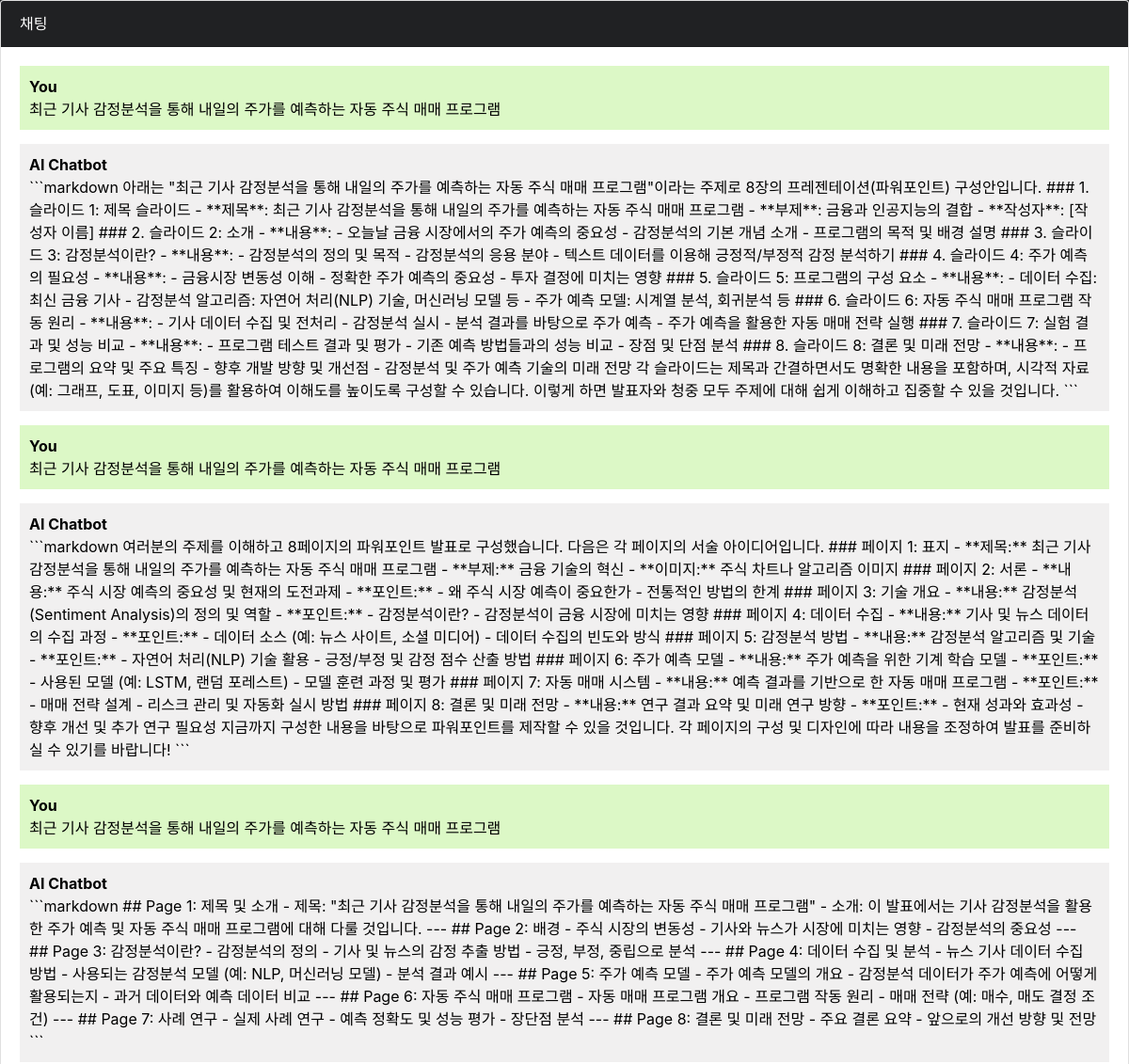
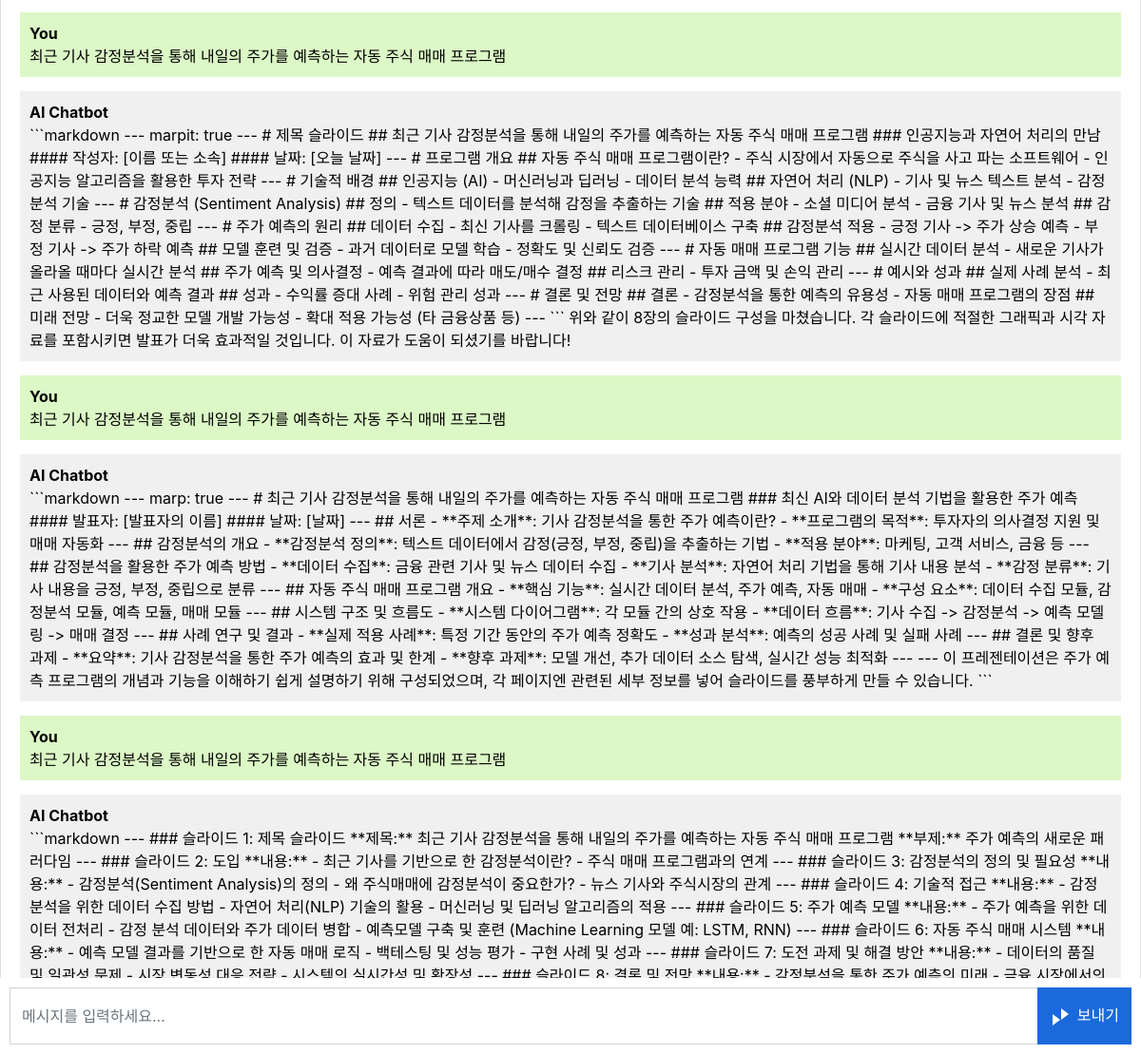
The page / on the database its author committed (2 pictures, top to bottom).
### chatai/models.py (models this page shows, shortened)
class Chat(models.Model):
    message = models.TextField()
    response = models.TextField()

### chatai/views.py (the view)
# urls.py: path('', views.chatai, name='chatbot'),
def chatai(request):
    chats = Chat.objects.all()
    if request.method == 'POST':
        message = request.POST.get('message')
        response = chat_openai(message)
        chat = Chat(message=message, response=response)
        chat.save()
        return JsonResponse({'message': message, 'response':response})
    return render(request, 'chatbot.html', {'chats': chats})

### templates/chatbot.html (shortened to what this page needs)
{% extends 'base.html' %}
{% block content %}
<div class="chat-container">
  <div class="card flex-grow-1" style="background-color: #ffffff;">
    <div class="card-header">채팅</div>
    <div class="card-body messages-box">
      <ul class="list-unstyled messages-list">
        {% for chat in chats %}
            <li class="message sent">
              <div class="message-text">
                <div class="message-sender">
                  <b>You</b>
                </div>
                <div class="message-content">
                  {{chat.message}}
                </div>
              </div>
            </li>
            <li class="message received">
              <div class="message-text">
                <div class="message-sender">
                  <b>AI Chatbot</b>
                </div>
                <div class="message-content">
                  {{ chat.response|safe }}
                </div>
              </div>
            </li>
        {% endfor %}
      </ul>
    </div>
  </div>
  <form class="message-form">
    <div class="input-group">
      <input type="text" class="form-control message-input" placeholder="메시지를 입력하세요...">
      <div class="input-group-append">
        <button type="submit" class="btn btn-primary btn-send">
          <svg xmlns="http://www.w3.org/2000/svg" width="24" height="24" viewBox="0 0 24 24">
            <path fill="#ffffff" d="M3 3v18l8-6-8-6zm9 12l8-6-8-6v12z"/>
          </svg>
          보내기
        </button>
      </div>
    </div>
  </form>
</div>
{% endblock %}

### templates/base.html (shortened to what this page needs)
<!DOCTYPE html>
<html lang="ko">
<head>
  <link rel="stylesheet" href="https://stackpath.bootstrapcdn.com/bootstrap/4.3.1/css/bootstrap.min.css">
</head>
<body style="background-color: #f1f1f1;">
  {% block content %}{% endblock %}
</body>
</html>

### templates/chatbot.html (style rules this page uses)
body, html { height: 100%; }
.chat-container { height: 100%; display: flex; flex-direction: column; background-color: #202123; color: #ffffff; }
.messages-box { flex: 1; overflow-y: auto; }
.message { margin-bottom: 15px; list-style: none; }
.message-text { padding: 10px; border-radius: 5px; color: #000000; }
.sent { background-color: #dcf8c6; align-self: flex-end; }
.received { background-color: #f1f0f0; align-self: flex-start; }
.message-form { display: flex; position: fixed; bottom: 0; left: 0; right: 0; padding: 10px; background-color: #ffffff; height: 80px; }
.message-input { flex: 1; border-radius: 0; border-right: none; height: 100%; }
.btn-send { border-radius: 0; background-color: #1a6adb; border-color: #1a6adb; color: #ffffff; }
.card-header { background-color: #202123; color: #ffffff; }

### rows shown on the page
Chat: message "최근 기사 감정분석을 통해 내일의 주가를 예측하는 자동 주식 매매 프로그램", response "```markdown 아래는 \"최근 기사 감정분석을 통해 내일의 주가를 예측하는 자동 주식 매매 프로그램\"이라는 주제로 8장의 프레젠테이션(파워포인트) 구성안입니다. ### 1. 슬라이드 1: 제목 슬라이드 - **제목**: 최근 기사 감정분석을 통해 내일의 주가를 예측하는 자동 주식 매매 프로그램 - **부제**: 금융과 인공지능의 결합 - **작성자**: [작성자 이름] ### 2. 슬라이드 2: 소개 - **내용**: - 오늘날 금융 시장에서의 주가 예측의 중요성 - 감정분석의 기본 개념 소개 - 프로그램의 목적 및 배경 설명 ### 3. 슬라이드 3: 감정분석이란? - **내용**: - 감정분석의 정의 및 목적 - 감정분석의 응용 분야 - 텍스트 데이터를 이용해 긍정적/부정적 감정 분석하기 ### 4. 슬라이드 4: 주가 예측의 필요성 - **내용**: - 금융시장 변동성 이해 - 정확한 주가 예측의 중요성 - 투자 결정에 미치는 영향 ### 5. 슬라이드 5: 프로그램의 구성 요소 - **내용**: - 데이터 수집: 최신 금융 기사 - 감정분석 알고리즘: 자연어 처리(NLP) 기술, 머신러닝 모델 등 - 주가 예측 모델: 시계열 분석, 회귀분석 등 ### 6. 슬라이드 6: 자동 주식 매매 프로그램 작동 원리 - **내용**: - 기사 데이터 수집 및 전처리 - 감정분석 실시 - 분석 결과를 바탕으로 주가 예측 - 주가…"
Chat: message "최근 기사 감정분석을 통해 내일의 주가를 예측하는 자동 주식 매매 프로그램", response "```markdown 여러분의 주제를 이해하고 8페이지의 파워포인트 발표로 구성했습니다. 다음은 각 페이지의 서술 아이디어입니다. ### 페이지 1: 표지 - **제목:** 최근 기사 감정분석을 통해 내일의 주가를 예측하는 자동 주식 매매 프로그램 - **부제:** 금융 기술의 혁신 - **이미지:** 주식 차트나 알고리즘 이미지 ### 페이지 2: 서론 - **내용:** 주식 시장 예측의 중요성 및 현재의 도전과제 - **포인트:** - 왜 주식 시장 예측이 중요한가 - 전통적인 방법의 한계 ### 페이지 3: 기술 개요 - **내용:** 감정분석(Sentiment Analysis)의 정의 및 역할 - **포인트:** - 감정분석이란? - 감정분석이 금융 시장에 미치는 영향 ### 페이지 4: 데이터 수집 - **내용:** 기사 및 뉴스 데이터의 수집 과정 - **포인트:** - 데이터 소스 (예: 뉴스 사이트, 소셜 미디어) - 데이터 수집의 빈도와 방식 ### 페이지 5: 감정분석 방법 - **내용:** 감정분석 알고리즘 및 기술 - **포인트:** - 자연어 처리(NLP) 기술 활용 - 긍정/부정 및 감정 점수 산출 방법 ### 페이지 6: 주가 예측 모델 - **내용:** 주가 예측을 위한 기계 학습 모델 - **포인트:** - 사용된 모델 (예: LSTM, 랜덤 포레스트) - 모델 훈련 과정 및 평가 ### 페이지 7:…"
Chat: message "최근 기사 감정분석을 통해 내일의 주가를 예측하는 자동 주식 매매 프로그램", response "```markdown ## Page 1: 제목 및 소개 - 제목: \"최근 기사 감정분석을 통해 내일의 주가를 예측하는 자동 주식 매매 프로그램\" - 소개: 이 발표에서는 기사 감정분석을 활용한 주가 예측 및 자동 주식 매매 프로그램에 대해 다룰 것입니다. --- ## Page 2: 배경 - 주식 시장의 변동성 - 기사와 뉴스가 시장에 미치는 영향 - 감정분석의 중요성 --- ## Page 3: 감정분석이란? - 감정분석의 정의 - 기사 및 뉴스의 감정 추출 방법 - 긍정, 부정, 중립으로 분석 --- ## Page 4: 데이터 수집 및 분석 - 뉴스 기사 데이터 수집 방법 - 사용되는 감정분석 모델 (예: NLP, 머신러닝 모델) - 분석 결과 예시 --- ## Page 5: 주가 예측 모델 - 주가 예측 모델의 개요 - 감정분석 데이터가 주가 예측에 어떻게 활용되는지 - 과거 데이터와 예측 데이터 비교 --- ## Page 6: 자동 주식 매매 프로그램 - 자동 매매 프로그램 개요 - 프로그램 작동 원리 - 매매 전략 (예: 매수, 매도 결정 조건) --- ## Page 7: 사례 연구 - 실제 사례 연구 - 예측 정확도 및 성능 평가 - 장단점 분석 --- ## Page 8: 결론 및 미래 전망 - 주요 결론 요약 - 앞으로의 개선 방향 및 전망 ```"
Chat: message "최근 기사 감정분석을 통해 내일의 주가를 예측하는 자동 주식 매매 프로그램", response "```markdown --- marpit: true --- # 제목 슬라이드 ## 최근 기사 감정분석을 통해 내일의 주가를 예측하는 자동 주식 매매 프로그램 ### 인공지능과 자연어 처리의 만남 #### 작성자: [이름 또는 소속] #### 날짜: [오늘 날짜] --- # 프로그램 개요 ## 자동 주식 매매 프로그램이란? - 주식 시장에서 자동으로 주식을 사고 파는 소프트웨어 - 인공지능 알고리즘을 활용한 투자 전략 --- # 기술적 배경 ## 인공지능 (AI) - 머신러닝과 딥러닝 - 데이터 분석 능력 ## 자연어 처리 (NLP) - 기사 및 뉴스 텍스트 분석 - 감정분석 기술 --- # 감정분석 (Sentiment Analysis) ## 정의 - 텍스트 데이터를 분석해 감정을 추출하는 기술 ## 적용 분야 - 소셜 미디어 분석 - 금융 기사 및 뉴스 분석 ## 감정 분류 - 긍정, 부정, 중립 --- # 주가 예측의 원리 ## 데이터 수집 - 최신 기사를 크롤링 - 텍스트 데이터베이스 구축 ## 감정분석 적용 - 긍정 기사 -> 주가 상승 예측 - 부정 기사 -> 주가 하락 예측 ## 모델 훈련 및 검증 - 과거 데이터로 모델 학습 - 정확도 및 신뢰도 검증 --- # 자동 매매 프로그램 기능 ## 실시간 데이터 분석 - 새로운 기사가 올라올 때마다 실시간 분석 ## 주가 예측 및 의사결정 - 예측 결과에 따라 매도/매수 결정…"
Chat: message "최근 기사 감정분석을 통해 내일의 주가를 예측하는 자동 주식 매매 프로그램", response "```markdown --- marp: true --- # 최근 기사 감정분석을 통해 내일의 주가를 예측하는 자동 주식 매매 프로그램 ### 최신 AI와 데이터 분석 기법을 활용한 주가 예측 #### 발표자: [발표자의 이름] #### 날짜: [날짜] --- ## 서론 - **주제 소개**: 기사 감정분석을 통한 주가 예측이란? - **프로그램의 목적**: 투자자의 의사결정 지원 및 매매 자동화 --- ## 감정분석의 개요 - **감정분석 정의**: 텍스트 데이터에서 감정(긍정, 부정, 중립)을 추출하는 기법 - **적용 분야**: 마케팅, 고객 서비스, 금융 등 --- ## 감정분석을 활용한 주가 예측 방법 - **데이터 수집**: 금융 관련 기사 및 뉴스 데이터 수집 - **기사 분석**: 자연어 처리 기법을 통해 기사 내용 분석 - **감정 분류**: 기사 내용을 긍정, 부정, 중립으로 분류 --- ## 자동 주식 매매 프로그램 개요 - **핵심 기능**: 실시간 데이터 분석, 주가 예측, 자동 매매 - **구성 요소**: 데이터 수집 모듈, 감정분석 모듈, 예측 모듈, 매매 모듈 --- ## 시스템 구조 및 흐름도 - **시스템 다이어그램**: 각 모듈 간의 상호 작용 - **데이터 흐름**: 기사 수집 -> 감정분석 -> 예측 모델링 -> 매매 결정 --- ## 사례 연구 및 결과 - **실제 적용 사례**: 특정 기간…"
Chat: message "최근 기사 감정분석을 통해 내일의 주가를 예측하는 자동 주식 매매 프로그램", response "```markdown --- ### 슬라이드 1: 제목 슬라이드 **제목:** 최근 기사 감정분석을 통해 내일의 주가를 예측하는 자동 주식 매매 프로그램 **부제:** 주가 예측의 새로운 패러다임 --- ### 슬라이드 2: 도입 **내용:** - 최근 기사를 기반으로 한 감정분석이란? - 주식 매매 프로그램과의 연계 --- ### 슬라이드 3: 감정분석의 정의 및 필요성 **내용:** - 감정분석(Sentiment Analysis)의 정의 - 왜 주식매매에 감정분석이 중요한가? - 뉴스 기사와 주식시장의 관계 --- ### 슬라이드 4: 기술적 접근 **내용:** - 감정분석을 위한 데이터 수집 방법 - 자연어 처리(NLP) 기술의 활용 - 머신러닝 및 딥러닝 알고리즘의 적용 --- ### 슬라이드 5: 주가 예측 모델 **내용:** - 주가 예측을 위한 데이터 전처리 - 감정 분석 데이터와 주가 데이터 병합 - 예측모델 구축 및 훈련 (Machine Learning 모델 예: LSTM, RNN) --- ### 슬라이드 6: 자동 주식 매매 시스템 **내용:** - 예측 모델 결과를 기반으로 한 자동 매매 로직 - 백테스팅 및 성능 평가 - 구현 사례 및 성과 --- ### 슬라이드 7: 도전 과제 및 해결 방안 **내용:** - 데이터의 품질 및 일관성 문제 - 시장 변동성 대응 전략 - 시스템의 실시간성 및 확장성 ---…"
